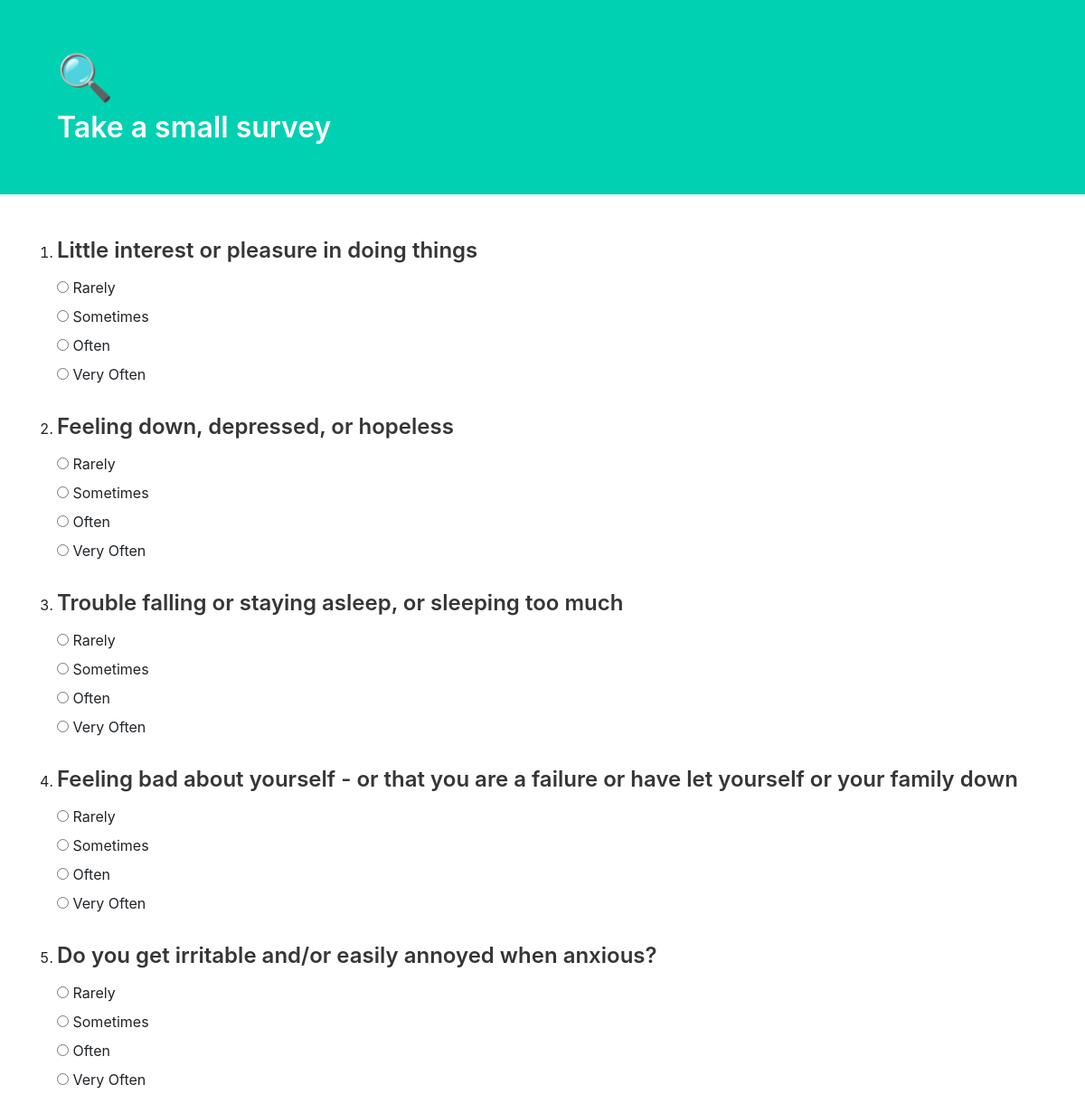
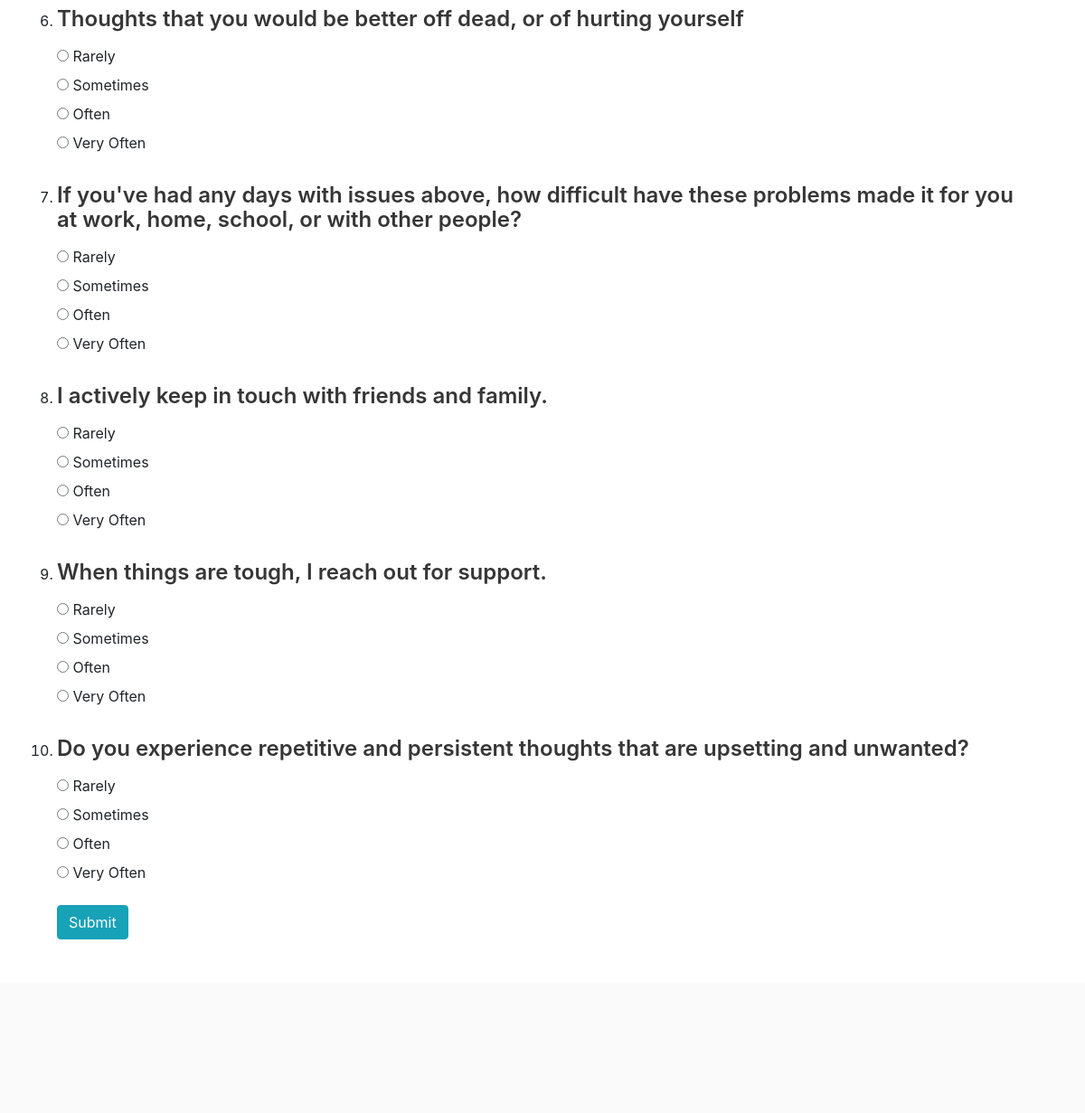
The app's page /quiz/ with its own data (2 pictures, top to bottom).
### quiz/models.py (models this page shows, shortened)
class Quiz(models.Model):
    name = models.ForeignKey(User, default=None,on_delete=models.CASCADE, null=False)
    question = models.CharField(max_length=200)
    option_1 = models.IntegerField()
    option_2 = models.IntegerField()
    option_3 = models.IntegerField()
    option_4 = models.IntegerField()
    date = models.DateTimeField(auto_now_add=True)

### quiz/views.py (the view)
# urls.py: path('quiz/', include('quiz.urls')),
def quiz(request):
    questions = Quiz.objects.all()
    answer = "ans"
    context = {'questions': questions, 'answer':answer}
    return render(request, 'quiz/quiz.html', context)

### quiz/templates/quiz/quiz.html (shortened to what this page needs)
{% load static %}
<!DOCTYPE html>
<html lang="en">
<head>
    <link rel="stylesheet" href="https://cdnjs.cloudflare.com/ajax/libs/bulma/0.6.2/css/bulma.min.css" />
    <link rel="stylesheet" href="https://stackpath.bootstrapcdn.com/bootstrap/4.5.0/css/bootstrap.min.css">
</head>
<body>
    <section class="hero is-primary">
        <div class="hero-body">
            <div class="container">
                <span style='font-size:50px;'>&#128269;</span>
                <h1 class="title">
                    Take a small survey
                </h1>
            </div>
        </div>
    </section>
    <section class="section">
        <div class="container">
        <form   action="/quiz/result" name="quiz"  method="" id="formfill"> {% csrf_token %}
            <ol>
            {% for que in questions %}
                        <div class="content">
                                <li><h3>{{que.question}}</h3></li>
                                <div>
                                <input type="radio" id="one{{que.id}}" name="c{{que.id}}" value="one" required>
                                <label for="one{{que.id}}">Rarely</label><br>
                                <input type="radio" id="two{{que.id}}" name="c{{que.id}}" value="two">
                                <label for="two{{que.id}}">Sometimes</label><br>
                               <input type="radio" id="three{{que.id}}" name="c{{que.id}}" value="three">
                                <label for="three{{que.id}}">Often</label><br>
                                <input type="radio" id="four{{que.id}}" name="c{{que.id}}" value="four">
                                <label for="four{{que.id}}">Very Often</label><br>
                                </div>
                        </div>
            {% endfor %}
        </ol>
        <button type="submit" name="save"  class="btn btn-info" id="save" onclick="check()">Submit</button>
        </form>
        </div>
    </section>
    <footer class="footer">
    </footer>
</body>
</html>

### records on screen
Quiz: question "Little interest or pleasure in doing things"
Quiz: question "Feeling down, depressed, or hopeless"
Quiz: question "Trouble falling or staying asleep, or sleeping too much"
Quiz: question "Feeling bad about yourself - or that you are a failure or have let yourself or your family down"
Quiz: question "Do you get irritable and/or easily annoyed when anxious?"
Quiz: question "Thoughts that you would be better off dead, or of hurting yourself"
Quiz: question "If you've had any days with issues above, how difficult have these problems made it for you at work, home, school, or with other people?"
Quiz: question "I actively keep in touch with friends and family."
Quiz: question "When things are tough, I reach out for support."
Quiz: question "Do you experience repetitive and persistent thoughts that are upsetting and unwanted?"
